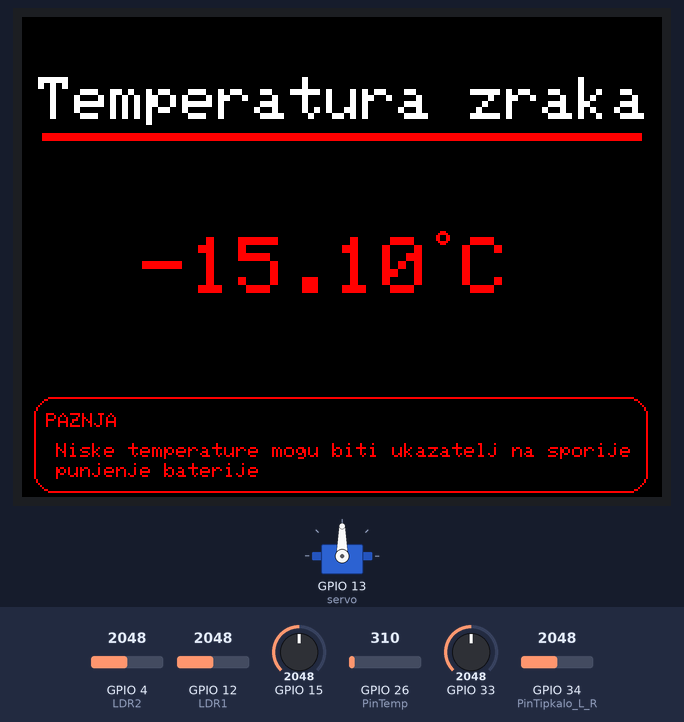
A sketch run on a simulated ESP32. Shown: servo, 320×240 colour display. The inputs (shaded band) are chosen by the test bench; at power-on: GPIO 26 (PinTemp) = 310, GPIO 34 (PinTipkalo_L_R) = 2048, GPIO 4 (LDR2) = 2048, GPIO 12 (LDR1) = 2048, GPIO 15 = 2048, GPIO 33 = 2048.

Above: at 3.3 s.
3.4 s: GPIO 26 (PinTemp) set to 341
At 3.7 s:
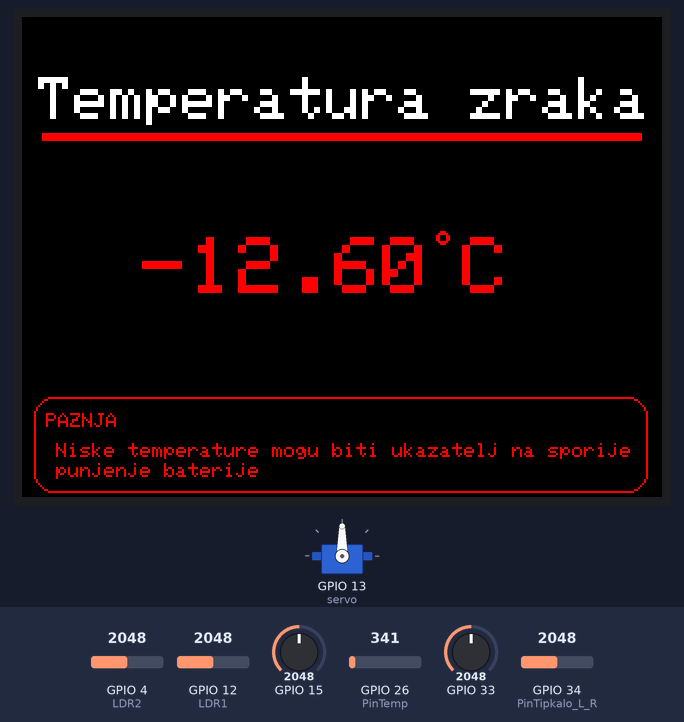
4.9 s: GPIO 34 (PinTipkalo_L_R) set to 3939
7.9 s: GPIO 34 (PinTipkalo_L_R) set to 4059
At 9.1 s:
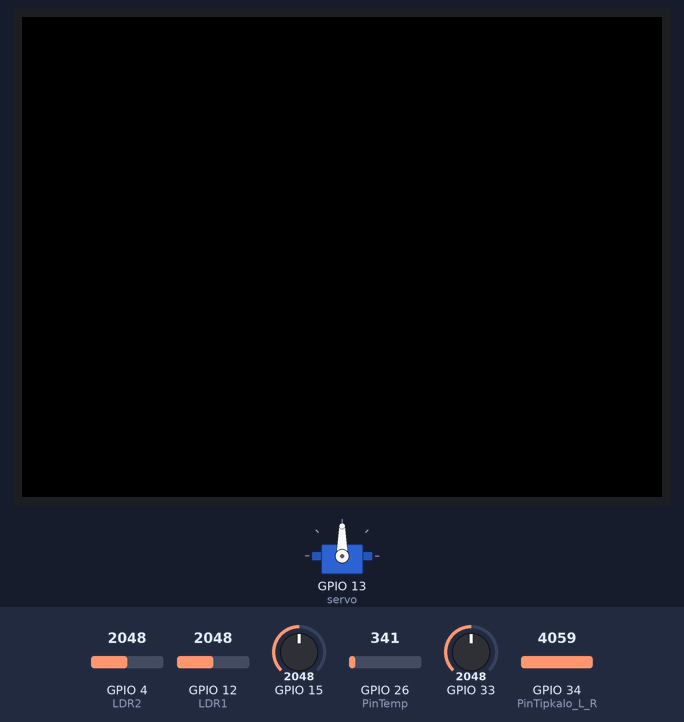
At 10.8 s:
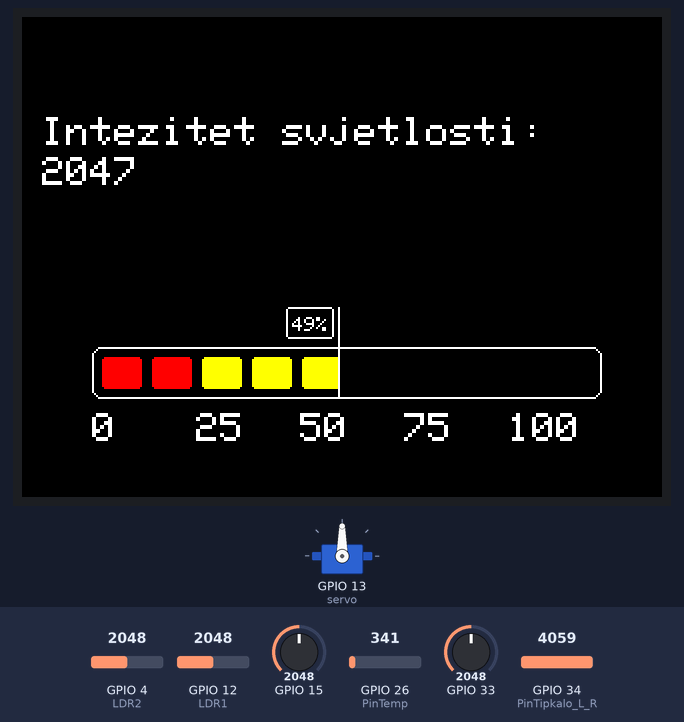
10.9 s: GPIO 4 (LDR2) set to 2121
13.4 s: GPIO 4 (LDR2) set to 1228
15.0 s: GPIO 34 (PinTipkalo_L_R) set to 3972
At 17.1 s:
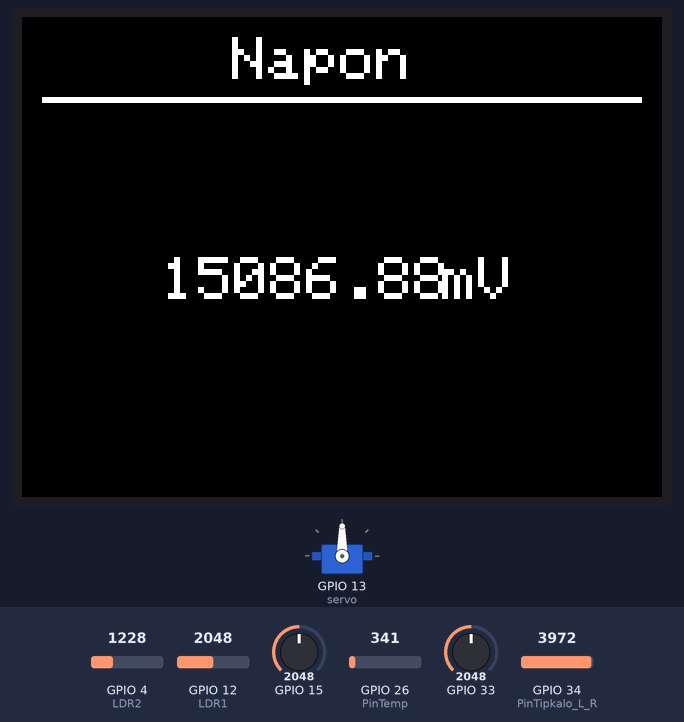
Timing chart, 0 to 18.6 s (numbered marks = the images above; inputs shaded):
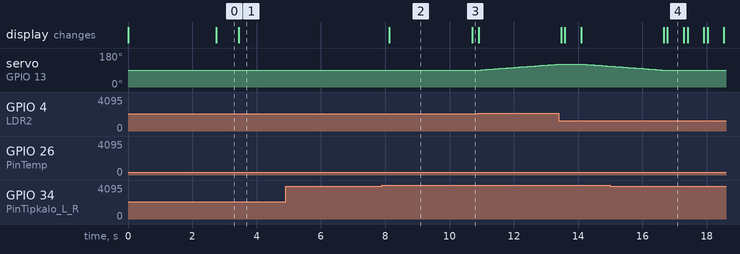

The sketch:

VidiX_Solarko.ino
```cpp
#include <ESP32Servo.h>
#include <Adafruit_ILI9341.h>
#include <Adafruit_GFX.h>

#define LDR1 12
#define LDR2 4

#define TFT_CS 5
#define TFT_DC 21

#define error 10
int Spoint =  90;
Servo servo;

Adafruit_ILI9341 tft = Adafruit_ILI9341(TFT_CS, TFT_DC);

int PinTipkalo_L_R = 34;
int brojac=0;

int mVperAmp = 100;
int RawValue= 0;
int ACSoffset = 2500;
double Voltage = 0;
double Amps = 0;

int PinTemp = 26;
int temp;
int lightValue;

float tempV;
float tempC;

float tempMax=35.00;
int postotak;
float postotak_2;
int intezitet_br;

void setup() {

  servo.attach(13);
  servo.write(Spoint);
  delay(10);

  pinMode(PinTemp, INPUT);
  pinMode(PinTipkalo_L_R, INPUT_PULLUP);

  Serial.begin(9600);

  tft.begin();
  tft.setRotation(3);
}

void loop() {

  tft.fillScreen(ILI9341_BLACK);
  tft.setTextColor(ILI9341_WHITE);

  for(int i=0; i<=30;i++){
    motor();
  }

  if(brojac==-1){
    brojac=3;
  } else if(brojac==4){
    brojac=0;
  }

  if (brojac==0){

    temper();

  } else if(brojac==1){

    intezitet();

  } else if(brojac==2){

    jakost_struje();

  } else if(brojac==3){

    napon();
  }

}

void temper(){

  tft.setCursor(8, 30);
  tft.setTextSize(3);
  tft.setTextColor(ILI9341_WHITE);
  tft.println("Temperatura zraka");

  while(brojac==0){

    temp=analogRead(PinTemp);
    tempV=map(temp, 0, 4095, 0, 3300);
    tempC=tempV/10-40;

    for(int i=58; i<62; i++){
      if (tempC<=15){
        tft.drawFastHLine(10, i, 300, ILI9341_RED);
      } else if (tempC>15 && tempC<=25){
        tft.drawFastHLine(10, i, 300, ILI9341_YELLOW);
      } else {
        tft.drawFastHLine(10, i, 300, ILI9341_GREEN);
        }

    if (tempC<=15){
      tft.setTextColor(ILI9341_RED);

    } else if (tempC>15 && tempC<=25){
      tft.setTextColor(ILI9341_YELLOW);

    } else{
      tft.setTextColor(ILI9341_GREEN);
    }

    for(int i=2; i<4; i++){
      if (tempC<=15){
      tft.drawCircle(210, 110, i, ILI9341_RED);

      } else if (tempC>15 && tempC<=25){
        tft.drawCircle(210, 110, i, ILI9341_YELLOW);

      } else{
        tft.drawCircle(210, 110, i, ILI9341_GREEN);
      }
    }

    tft.drawRoundRect(6, 190, 307, 48, 10, ILI9341_RED);

    tft.setTextSize(1);
    tft.setCursor(12, 198);
    tft.setTextColor(ILI9341_RED);
    tft.println("PAZNJA");

    if (tempC<=15){
      tft.setTextColor(ILI9341_RED);

    } else if (tempC>15 && tempC<=25){
      tft.setTextColor(ILI9341_YELLOW);

    } else{
      tft.setTextColor(ILI9341_GREEN);
    }

    tft.setCursor(17, 213);
    if (tempC<=15){
      tft.println("Niske temperature mogu biti ukazatelj na sporije");

    } else if (tempC>15 && tempC<25){
      tft.println("Sobne temperature mogu biti ukazatelj na normalno");

    }else{
      tft.println("Visoke temperature mogu biti ukazatelj na brze");
    }

    tft.setCursor(17, 223);
    tft.println("punjenje baterije");

    }

    tft.setTextSize(4);
    tft.setCursor(220, 110);
    tft.println("C");
    tft.setCursor(60, 110);
    tft.print(tempC);


    if (analogRead(PinTipkalo_L_R) > 4000) {
      brojac+=1;
    } else if (analogRead(PinTipkalo_L_R)>1900 and analogRead(PinTipkalo_L_R)<2000) {
      brojac-=1;
    }

    delay(200);

    tft.fillRect(60, 105, 140, 40, ILI9341_BLACK);
    tft.fillRoundRect (8, 193, 302, 42, 10, ILI9341_BLACK);

  }

  loop();

}

void jakost_struje(){

  tft.setTextSize(3);
  tft.setCursor(45, 10);
  tft.println("Jakost struje");

  for(int i=40; i<43; i++){
    tft.drawFastHLine(10, i, 300, ILI9341_WHITE);
  }

  tft.setTextSize(2);

  while(brojac==2){

    postotak_2 = map(analogRead(33), 4095, 0, 0, 100);

    float average = 0;
    for(int i = 0; i < 1000; i++)
    {
      average = average + (.0264 * analogRead(15) -13.51+14.6+2) / 1000;
    }

    Voltage = (average / 1024.0) * 5000;
    Amps = (((Voltage - ACSoffset) / mVperAmp)-5)*(postotak_2/100);

    if(average <= 0){
      Amps=0;
    }


    tft.setTextSize(3);

    tft.setCursor(200, 120);
    tft.print("A");

    if(Amps > 20){
      Amps = 20.0;
    }

    tft.setCursor(80, 120);
    tft.println(abs(Amps),2);

    if (analogRead(PinTipkalo_L_R) > 4000) {
      brojac+=1;
    } else if (analogRead(PinTipkalo_L_R)>1900 and analogRead(PinTipkalo_L_R)<2000) {
      brojac-=1;
    }

    delay(500);

    tft.fillRect(150, 120, 140, 40, ILI9341_BLACK);
    tft.fillRect(80, 120, 140, 40, ILI9341_BLACK);


  }

  loop();
}

void napon(){

  tft.setTextSize(3);
  tft.setCursor(105, 10);
  tft.println("Napon");

  for(int i=40; i<43; i++){
    tft.drawFastHLine(10, i, 300, ILI9341_WHITE);
  }

  tft.setTextSize(3);

  while(brojac==3){


    postotak_2 = map(analogRead(33), 4095, 0, 0, 100);

    float average = 0;
    for(int i = 0; i < 1000; i++)
    {
      average = average + (.0264 * analogRead(15) -13.51+13.50+9) / 1000;
    }

    Voltage = ((average / 1024.0) * 500000)*(postotak_2/100);


    if (Voltage<0){
      Voltage=0;
    }


    tft.setCursor(210, 120);
    tft.print("mV");


    tft.setCursor(70, 120);
    tft.print(Voltage,2);


    if (analogRead(PinTipkalo_L_R) > 4000) {
      brojac+=1;
    } else if (analogRead(PinTipkalo_L_R)>1900 and analogRead(PinTipkalo_L_R)<2000) {
      brojac-=1;
    }

    delay(500);

    tft.fillRect(210, 120, 140, 40, ILI9341_BLACK);
    tft.fillRect(70, 120, 140, 40, ILI9341_BLACK);


  }

  loop();
}

void intezitet(){

  tft.setTextSize(2);
  tft.setCursor(10, 50);
  tft.print("Intezitet svjetlosti:");

  while(brojac==1){
    tft.fillRoundRect(10+postotak*2.5, 145, 24, 16, 2, ILI9341_BLACK);
    tft.drawLine(36+postotak*2.5, 190, 36+postotak*2.5, 145, ILI9341_BLACK);

    tft.setTextSize(2);

    int j=0;
    for(int i=35; i<=260; i=i+52){

      tft.setCursor(i,198);
      tft.print(j);
      j+=25;
    }

    lightValue = analogRead(33);

    intezitet_br=abs(lightValue-4095);

    tft.fillRoundRect(10, 70, 60, 32, 2, ILI9341_BLACK);

    tft.setCursor(10, 70);
    tft.print(intezitet_br);

    //postotak=intezitet_br/4095*100;
    postotak = map(lightValue, 4095, 0, 0, 100);

    tft.setTextSize(2);

    if (postotak<5){

      for(int brojac=40; brojac<=265; brojac+=25){

        tft.fillRoundRect(brojac, 170, 20, 16, 2, ILI9341_BLACK);
      }

      tft.fillRoundRect(40, 170, 20, 16, 2, ILI9341_RED);

    } else if(postotak<13){

      for(int brojac=65; brojac<=265; brojac+=25){

        tft.fillRoundRect(brojac, 170, 20, 16, 2, ILI9341_BLACK);
      }

      tft.fillRoundRect(40, 170, 20, 16, 2, ILI9341_RED);

      tft.fillRoundRect(65, 170, 20, 16, 2, ILI9341_RED);

    } else if(postotak<23){

      for(int brojac=90; brojac<=265; brojac+=25){

        tft.fillRoundRect(brojac, 170, 20, 16, 2, ILI9341_BLACK);
      }
      for(int brojac=40; brojac<=65; brojac+=25){

        tft.fillRoundRect(brojac, 170, 20, 16, 2, ILI9341_RED);
      }

      tft.fillRoundRect(90, 170, 20, 16, 2, ILI9341_YELLOW);

    } else if(postotak<33){

      for(int brojac=115; brojac<=265; brojac+=25){

        tft.fillRoundRect(brojac, 170, 20, 16, 2, ILI9341_BLACK);
      }
      for(int brojac=40; brojac<=65; brojac+=25){

        tft.fillRoundRect(brojac, 170, 20, 16, 2, ILI9341_RED);
      }

      tft.fillRoundRect(90, 170, 20, 16, 2, ILI9341_YELLOW);

      tft.fillRoundRect(115, 170, 20, 16, 2, ILI9341_YELLOW);

    } else if(postotak<51){

      for(int brojac=140; brojac<=265; brojac+=25){

        tft.fillRoundRect(brojac, 170, 20, 16, 2, ILI9341_BLACK);
      }
      for(int brojac=40; brojac<=65; brojac+=25){

        tft.fillRoundRect(brojac, 170, 20, 16, 2, ILI9341_RED);
      }
      for(int brojac=90; brojac<=140; brojac+=25){

        tft.fillRoundRect(brojac, 170, 20, 16, 2, ILI9341_YELLOW);
      }

      tft.fillRoundRect(140, 170, 20, 16, 2, ILI9341_YELLOW);

    } else if(postotak<62){

      for(int brojac=165; brojac<=265; brojac+=25){

        tft.fillRoundRect(brojac, 170, 20, 16, 2, ILI9341_BLACK);
      }
      for(int brojac=40; brojac<=65; brojac+=25){

        tft.fillRoundRect(brojac, 170, 20, 16, 2, ILI9341_RED);
      }
      for(int brojac=90; brojac<=165; brojac+=25){

        tft.fillRoundRect(brojac, 170, 20, 16, 2, ILI9341_YELLOW);
      }

      tft.fillRoundRect(165, 170, 20, 16, 2, ILI9341_YELLOW);

    } else if(postotak<73){

      for(int brojac=190; brojac<=265; brojac+=25){

        tft.fillRoundRect(brojac, 170, 20, 16, 2, ILI9341_BLACK);
      }
      for(int brojac=40; brojac<=65; brojac+=25){

        tft.fillRoundRect(brojac, 170, 20, 16, 2, ILI9341_RED);
      }
      for(int brojac=90; brojac<=190; brojac+=25){

        tft.fillRoundRect(brojac, 170, 20, 16, 2, ILI9341_YELLOW);
      }

      tft.fillRoundRect(190, 170, 20, 16, 2, ILI9341_YELLOW);

    } else if(postotak<82){

      for(int brojac=215; brojac<=265; brojac+=25){

        tft.fillRoundRect(brojac, 170, 20, 16, 2, ILI9341_BLACK);
      }
      for(int brojac=40; brojac<=65; brojac+=25){

        tft.fillRoundRect(brojac, 170, 20, 16, 2, ILI9341_RED);
      }
      for(int brojac=90; brojac<=190; brojac+=25){

        tft.fillRoundRect(brojac, 170, 20, 16, 2, ILI9341_YELLOW);
      }

      tft.fillRoundRect(215, 170, 20, 16, 2, ILI9341_GREEN);

    } else if(postotak<93){

      for(int brojac=240; brojac<=265; brojac+=25){

        tft.fillRoundRect(brojac, 170, 20, 16, 2, ILI9341_BLACK);
      }
      for(int brojac=40; brojac<=65; brojac+=25){

        tft.fillRoundRect(brojac, 170, 20, 16, 2, ILI9341_RED);
      }
      for(int brojac=90; brojac<=190; brojac+=25){

        tft.fillRoundRect(brojac, 170, 20, 16, 2, ILI9341_YELLOW);
      }

      tft.fillRoundRect(215, 170, 20, 16, 2, ILI9341_GREEN);

      tft.fillRoundRect(240, 170, 20, 16, 2, ILI9341_GREEN);

    } else {

      for(int brojac=40; brojac<=65; brojac+=25){

        tft.fillRoundRect(brojac, 170, 20, 16, 2, ILI9341_RED);
      }
      for(int brojac=90; brojac<=190; brojac+=25){

        tft.fillRoundRect(brojac, 170, 20, 16, 2, ILI9341_YELLOW);
      }
      for(int brojac=215; brojac<=265; brojac+=25){

        tft.fillRoundRect(brojac, 170, 20, 16, 2, ILI9341_GREEN);
      }

    }

    tft.fillRect(37+postotak*2.5, 170, 50, 16, ILI9341_BLACK); //CRNI KVADRAT (30)
    tft.drawRoundRect(35, 165, 255, 26, 5, ILI9341_WHITE);

    tft.fillRoundRect(10+postotak*2.5, 145, 24, 16, 2, ILI9341_BLACK);
    tft.drawLine(36+postotak*2.5, 190, 36+postotak*2.5, 145, ILI9341_BLACK);

    tft.drawLine(36+postotak*2.5, 190, 36+postotak*2.5, 145, ILI9341_WHITE);
    tft.drawRoundRect(10+postotak*2.5, 145, 24, 16, 2, ILI9341_WHITE);

    tft.setCursor(13+postotak*2.5, 150);
    tft.setTextSize(1);
    tft.print(postotak);
    tft.print("%");

    delay(200);

    tft.drawRoundRect(10+postotak*2.5, 145, 24, 16, 2, ILI9341_BLACK);
    tft.fillRoundRect(10+postotak*2.5, 145, 24, 16, 2, ILI9341_BLACK);
    tft.drawLine(36+postotak*2.5, 190, 36+postotak*2.5, 145, ILI9341_BLACK);

    if (analogRead(PinTipkalo_L_R) > 4000) {
      brojac+=1;
    } else if (analogRead(PinTipkalo_L_R)>1900 and analogRead(PinTipkalo_L_R)<2000) {
      brojac-=1;
    }

  }

  loop();

}

void motor(){


  int ldr1 = analogRead(LDR1);

  int ldr2 = analogRead(LDR2);


  int value1 = abs(ldr1 - ldr2);
  int value2 = abs(ldr2 - ldr1);


  if ((value1 <= error) || (value2 <= error)) {
  } else {
    if (ldr1 > ldr2) {
      Spoint = --Spoint;
    }
    if (ldr1 < ldr2) {
      Spoint = ++Spoint;
    }
  }

  servo.write(Spoint);
  delay(80);

  }
```

Measured:
- the behaviour switches between 310 and 311 on GPIO 26 (PinTemp) (found by bisection; images 0 and 1)
- the behaviour switches between 4000 and 4001 on GPIO 34 (PinTipkalo_L_R) (found by bisection; images 1 and 2)
- after the input at 3.4 s, the display: changes after 0.05 s (image 1)
- after the input at 4.9 s, every drawn part: stays the same
- after the input at 7.9 s, the display: changes after 0.23 s (image 2)
- after the input at 10.9 s, servo on GPIO 13 (servo): moves from 90° to 121° over 2.4 s, starting after 0.08 s
- after the input at 15.0 s, servo on GPIO 13 (servo): goes on until 16.6 s, then stays 90°
- what the display in image 2 shows lasts 2.6 s, from 8.1 s to 10.7 s
